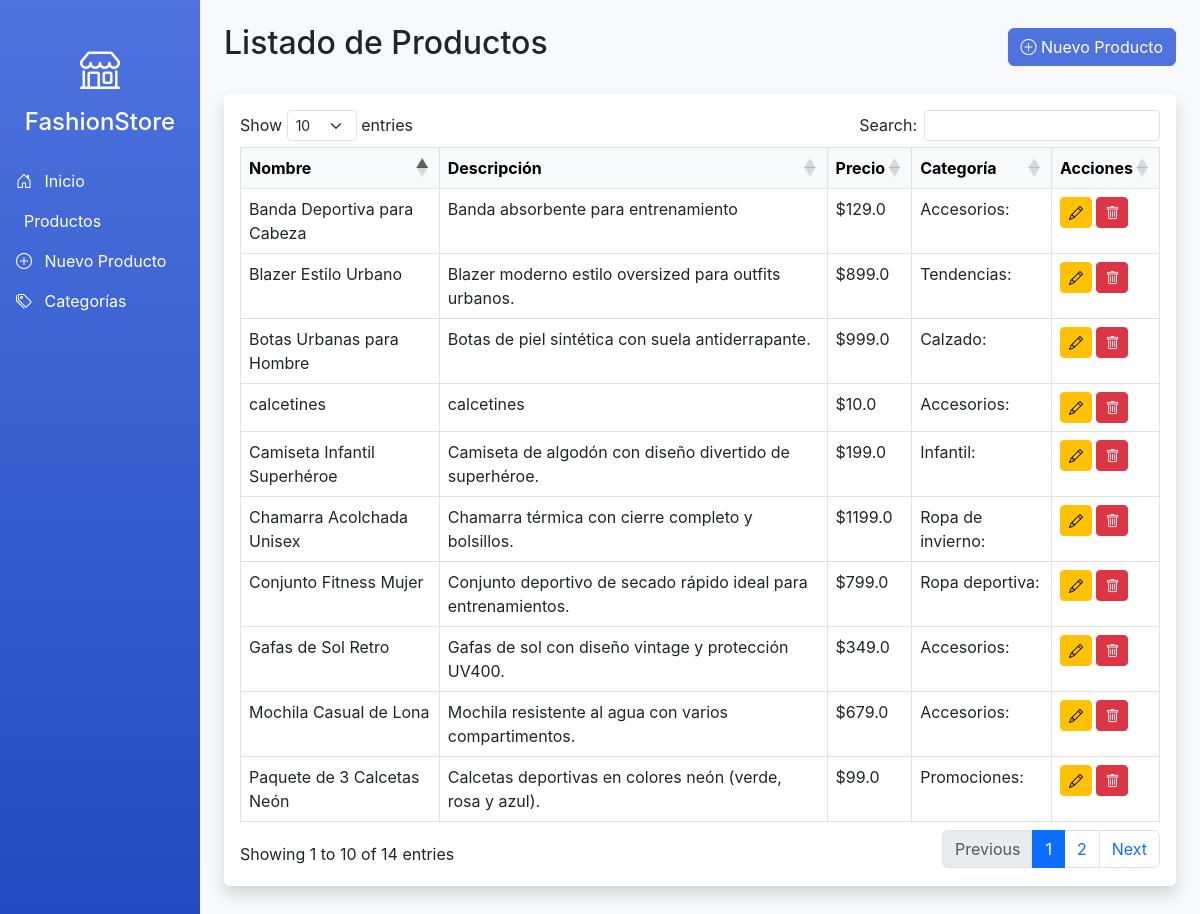
The app's page /productos, older data.
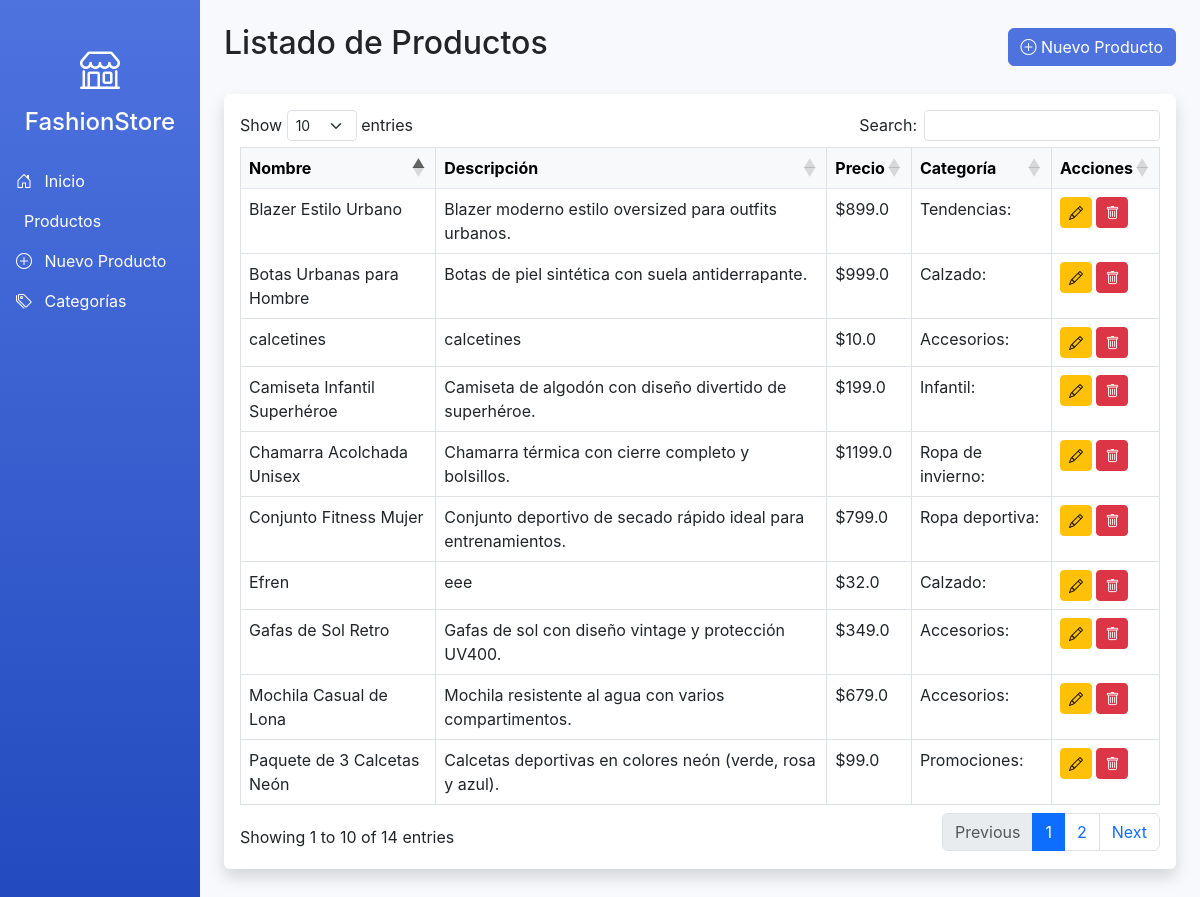
The same page, newer data.
### app.py (models this page shows)
class Producto(db.Model):
    id = db.Column(db.Integer, primary_key=True)
    nombre = db.Column(db.String(100), nullable=False)
    descripcion = db.Column(db.String(200), nullable=False)
    precio = db.Column(db.Float, nullable=False)
    talla = db.Column(db.String(10), nullable=True)
    color = db.Column(db.String(20), nullable=True)
    categoria_id = db.Column(db.Integer, db.ForeignKey('categoria.id'), nullable=False)

class Categoria(db.Model):
    id = db.Column(db.Integer, primary_key=True)
    nombre = db.Column(db.String(50), nullable=False)
    productos = db.relationship('Producto', backref='categoria', lazy=True)

### app.py (the view)
@app.route('/productos')
def listar_productos():
    productos = Producto.query.all()
    categorias = Categoria.query.all()
    return render_template('productos.html', productos=productos, categorias=categorias)

### templates/productos.html (shortened to what this page needs)
{% extends 'base.html' %}
{% block content %}
<div class="d-flex justify-content-between align-items-center mb-4">
    <h2>Listado de Productos</h2>
    <a href="{{ url_for('crear_producto') }}" class="btn btn-primary">
        <i class="bi bi-plus-circle"></i> Nuevo Producto
    </a>
</div>
<div class="card shadow mb-4">
    <div class="card-body">
        <div class="table-responsive">
            <table class="table table-bordered" id="dataTable" width="100%" cellspacing="0">
                <thead class="table-light">
                    <tr>
                        <th>Nombre</th>
                        <th>Descripción</th>
                        <th>Precio</th>
                        <th>Categoría</th>
                        <th>Acciones</th>
                    </tr>
                </thead>
                <tbody>
                    {% for producto in productos %}
                    <tr>
                        <td>{{ producto.nombre }}</td>
                        <td>{{ producto.descripcion }}</td>
                        <td>${{ producto.precio }}</td>
                        <td>{{ producto.categoria.nombre }}</td>
                        <td>
                            <a href="{{ url_for('editar_producto', id=producto.id) }}" class="btn btn-sm btn-warning">
                                <i class="bi bi-pencil"></i>
                            </a>
                            <a href="{{ url_for('eliminar_producto', id=producto.id) }}" class="btn btn-sm btn-danger" onclick="return confirm('¿Estás seguro?')">
                                <i class="bi bi-trash"></i>
                            </a>
                        </td>
                    </tr>
                    {% endfor %}
                </tbody>
            </table>
        </div>
    </div>
</div>
{% endblock %}

### templates/base.html (shortened to what this page needs)
<!DOCTYPE html>
<html lang="es">
<head>
    <link href="https://cdn.jsdelivr.net/npm/bootstrap@5.3.0/dist/css/bootstrap.min.css" rel="stylesheet">
    <link rel="stylesheet" href="https://cdn.jsdelivr.net/npm/bootstrap-icons@1.10.0/font/bootstrap-icons.css">
    <link rel="stylesheet" href="https://cdn.datatables.net/1.13.6/css/dataTables.bootstrap5.min.css">
    <link rel="stylesheet" href="https://cdn.datatables.net/buttons/2.4.1/css/buttons.bootstrap5.min.css">
</head>
<body>
    <div class="container-fluid">
        <div class="row">
            <div class="col-md-3 col-lg-2 d-md-block sidebar collapse bg-primary text-white p-0">
                <div class="position-sticky pt-3">
                    <div class="text-center my-4">
                        <i class="bi bi-shop" style="font-size: 2.5rem;"></i>
                        <h4 class="mt-2">FashionStore</h4>
                    </div>
                    <ul class="nav flex-column">
                        <li class="nav-item">
                            <a class="nav-link text-white active" href="{{ url_for('home') }}">
                                <i class="bi bi-house-door me-2"></i> Inicio
                            </a>
                        </li>
                        <li class="nav-item">
                            <a class="nav-link text-white" href="{{ url_for('listar_productos') }}">
                                 Productos
                            </a>
                        </li>
                        <li class="nav-item">
                            <a class="nav-link text-white" href="{{ url_for('crear_producto') }}">
                                <i class="bi bi-plus-circle me-2"></i> Nuevo Producto
                            </a>
                        </li>
                        <li class="nav-item">
                            <a class="nav-link text-white" href="{{ url_for('listar_categorias') }}">
                                <i class="bi bi-tags me-2"></i> Categorías
                            </a>
                        </li>
                    </ul>
                </div>
            </div>
            <main class="col-md-9 ms-sm-auto col-lg-10 px-md-4 py-4">
                {% block content %}{% endblock %}
            </main>
        </div>
    </div>
</body>
</html>

### templates/base.html (style rules this page uses)
:root { --primary-color: #4e73df; --secondary-color: #858796; --success-color: #1cc88a; --info-color: #36b9cc; --warning-color: #f6c23e; --danger-color: #e74a3b; --light-color: #f8f9fc; --dark-color: #5a5c69; }
body { background-color: #f8f9fc; font-family: 'Nunito', -apple-system, BlinkMacSystemFont, 'Segoe UI', Roboto, 'Helvetica Neue', Arial, sans-serif; }
.sidebar { background: linear-gradient(180deg, var(--primary-color) 0%, #224abe 100%); min-height: 100vh; }
.card { border: none; border-radius: 0.35rem; box-shadow: 0 0.15rem 1.75rem 0 rgba(58, 59, 69, 0.15); }
.btn-primary { background-color: var(--primary-color); border-color: var(--primary-color); }
.table thead th { border-bottom: 2px solid #e3e6f0; }

Row changes from the older to the newer data that the page shows:
removed Producto: nombre "Banda Deportiva para Cabeza", descripcion "Banda absorbente para entrenamiento", precio "129.0", categoria.nombre "Accesorios:"
added Producto: nombre "Efren", descripcion "eee", precio "32.0", categoria.nombre "Calzado:"
